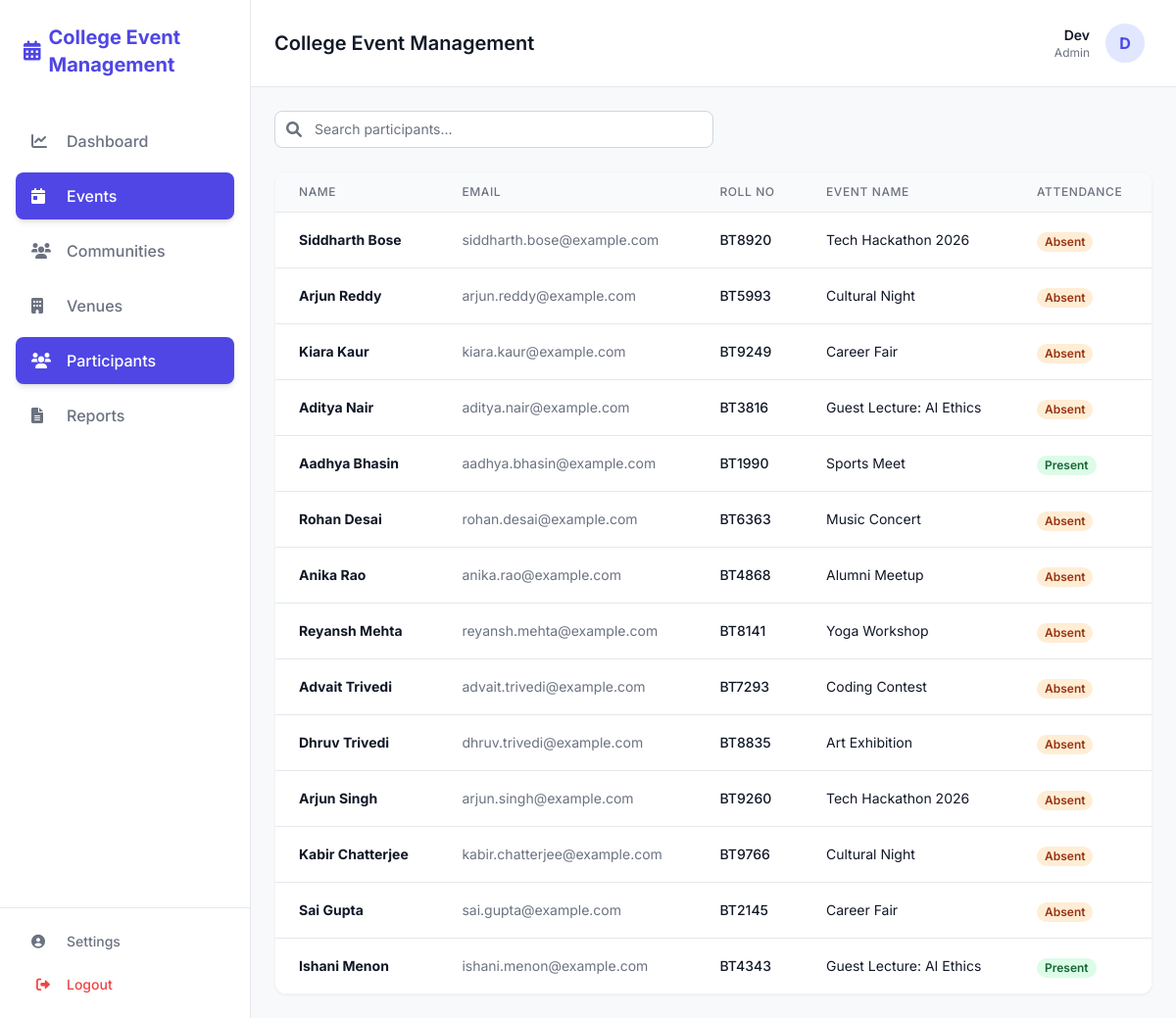
The page /events/participants/ (signed in) on the database its author committed.
### apps/accounts/models.py (models this page shows, shortened)
class User(AbstractUser):
    class Role(models.TextChoices):
        ADMIN = "ADMIN", "Admin"
        ORGANIZER = "ORGANIZER", "Organizer"
        STUDENT = "STUDENT", "Student"
    role = models.CharField(max_length=50, choices=Role.choices, default=Role.STUDENT)
    department = models.CharField(max_length=100, blank=True, null=True)
    year = models.IntegerField(blank=True, null=True)

### apps/events/models.py (models this page shows, shortened)
class Participant(models.Model):
    user = models.ForeignKey(settings.AUTH_USER_MODEL, on_delete=models.CASCADE, related_name='event_registrations')
    event = models.ForeignKey(Event, on_delete=models.CASCADE, related_name='participants')
    attendance_status = models.BooleanField(default=False)
    roll_no = models.CharField(max_length=20, blank=True, null=True)
    class Meta:
        unique_together = ('user', 'event')

class Event(models.Model):
    class Status(models.TextChoices):
        PENDING = "PENDING", "Pending"
        UPCOMING = "UPCOMING", "Upcoming"
        COMPLETED = "COMPLETED", "Completed"
        REJECTED = "REJECTED", "Rejected"
        DRAFT = "DRAFT", "Draft"
    title = models.CharField(max_length=200)
    description = models.TextField()
    start_time = models.DateTimeField()
    end_time = models.DateTimeField()
    organizer = models.ForeignKey(settings.AUTH_USER_MODEL, on_delete=models.CASCADE, related_name='organized_events', null=True)
    status = models.CharField(max_length=20, choices=Status.choices, default=Status.PENDING)
    venue = models.ForeignKey('resources.Resource', on_delete=models.SET_NULL, null=True, related_name='events')
    date = models.DateField(null=True)
    time = models.TimeField(null=True)
    budget = models.DecimalField(max_digits=10, decimal_places=2, default=0.00)
    collaborating_clubs = models.ManyToManyField('communities.Club', related_name='collaborations', blank=True)
    is_published = models.BooleanField(default=False)
    created_at = models.DateTimeField(auto_now_add=True)
    updated_at = models.DateTimeField(auto_now=True)

### apps/events/views.py (the view, shortened to what this page needs)
# urls.py: path('participants/', views.participant_list, name='participant_list'),
@login_required
def participant_list(request):
    participants = Participant.objects.all().select_related('user', 'event')
    query = request.GET.get('q')
    return render(request, 'events/participants.html', {'participants': participants})

### apps/events/templates/events/participants.html (shortened to what this page needs)
{% extends 'base.html' %}
{% block content %}
<div class="space-y-6">
    <div class="flex flex-col md:flex-row md:items-center justify-between gap-4">
        <div class="relative flex-1 max-w-md">
            <span class="absolute inset-y-0 left-0 pl-3 flex items-center text-textLight">
                <i class="fas fa-search"></i>
            </span>
            <form method="GET" action="">
                <input type="text" name="q" placeholder="Search participants..." value="{{ request.GET.q|default:'' }}"
                    class="block w-full pl-10 pr-3 py-2 border border-gray-300 rounded-lg leading-5 bg-white placeholder-gray-500 focus:outline-none focus:ring-primary focus:border-primary sm:text-sm">
            </form>
        </div>
    </div>
    <div class="bg-white rounded-xl border border-gray-100 shadow-sm overflow-hidden">
        <table class="min-w-full divide-y divide-gray-200">
            <thead class="bg-gray-50">
                <tr>
                    <th scope="col"
                        class="px-6 py-3 text-left text-xs font-medium text-textLight uppercase tracking-wider">Name
                    </th>
                    <th scope="col"
                        class="px-6 py-3 text-left text-xs font-medium text-textLight uppercase tracking-wider">Email
                    </th>
                    <th scope="col"
                        class="px-6 py-3 text-left text-xs font-medium text-textLight uppercase tracking-wider">Roll No
                    </th>
                    <th scope="col"
                        class="px-6 py-3 text-left text-xs font-medium text-textLight uppercase tracking-wider">Event
                        Name</th>
                    <th scope="col"
                        class="px-6 py-3 text-left text-xs font-medium text-textLight uppercase tracking-wider">
                        Attendance</th>
                </tr>
            </thead>
            <tbody class="bg-white divide-y divide-gray-200">
                {% for p in participants %}
                <tr class="hover:bg-gray-50 transition-colors">
                    <td class="px-6 py-4 whitespace-nowrap">
                        <div class="text-sm font-bold text-textDark">{{ p.user.get_full_name|default:p.user.username }}
                        </div>
                    </td>
                    <td class="px-6 py-4 whitespace-nowrap text-sm text-textLight">
                        {{ p.user.email }}
                    </td>
                    <td class="px-6 py-4 whitespace-nowrap text-sm text-textDark font-medium">
                        {{ p.roll_no|default:"N/A" }}
                    </td>
                    <td class="px-6 py-4 whitespace-nowrap text-sm text-textDark">
                        {{ p.event.title }}
                    </td>
                    <td class="px-6 py-4 whitespace-nowrap">
                        <span
                            class="px-2 inline-flex text-xs leading-5 font-semibold rounded-full {% if p.attendance_status %}bg-green-100 text-green-800{% else %}bg-orange-100 text-orange-800{% endif %}">
                            {{ p.attendance_status|yesno:"Present,Absent" }}
                        </span>
                    </td>
                </tr>
                {% empty %}
                <tr>
                    <td colspan="5" class="px-6 py-10 text-center text-textLight text-sm">
                        No participants registered yet.
                    </td>
                </tr>
                {% endfor %}
            </tbody>
        </table>
    </div>
</div>
{% endblock %}

### apps/core/templates/components/navbar.html
<header class="bg-white border-b border-gray-200 sticky top-0 z-50 px-6 py-4 flex items-center justify-between">
    <div class="flex items-center space-x-4">
        <h2 class="text-xl font-semibold text-textDark">College Event Management</h2>
    </div>
    <a href="{% url 'profile' %}"
        class="flex items-center space-x-4 hover:bg-gray-50 p-2 rounded-lg transition-colors cursor-pointer">
        <div class="text-right hidden md:block">
            <p class="text-sm font-semibold text-textDark">{{ user.username }}</p>
            <p class="text-xs text-textLight capitalize">{{ user.role|lower }}</p>
        </div>
        <div class="h-10 w-10 rounded-full bg-indigo-100 flex items-center justify-center text-primary font-bold">
            {{ user.username|first|upper }}
        </div>
    </a>
</header>

### apps/core/templates/base.html (style rules this page uses)
body { font-family: 'Inter', sans-serif; background-color: #F8F9FB; color: #111827; }

### rows shown on the page
User: username "Dev", role "Admin", username|first "D"
Participant: user.get_full_name "Siddharth Bose", user.email "siddharth.bose@example.com", roll_no "BT8920", event "Tech Hackathon 2026", attendance_status "Absent"
Participant: user.get_full_name "Arjun Reddy", user.email "arjun.reddy@example.com", roll_no "BT5993", event "Cultural Night", attendance_status "Absent"
Participant: user.get_full_name "Kiara Kaur", user.email "kiara.kaur@example.com", roll_no "BT9249", event "Career Fair", attendance_status "Absent"
Participant: user.get_full_name "Aditya Nair", user.email "aditya.nair@example.com", roll_no "BT3816", event "Guest Lecture: AI Ethics", attendance_status "Absent"
Participant: user.get_full_name "Aadhya Bhasin", user.email "aadhya.bhasin@example.com", roll_no "BT1990", event "Sports Meet", attendance_status "Present"
Participant: user.get_full_name "Rohan Desai", user.email "rohan.desai@example.com", roll_no "BT6363", event "Music Concert", attendance_status "Absent"
Participant: user.get_full_name "Anika Rao", user.email "anika.rao@example.com", roll_no "BT4868", event "Alumni Meetup", attendance_status "Absent"
Participant: user.get_full_name "Reyansh Mehta", user.email "reyansh.mehta@example.com", roll_no "BT8141", event "Yoga Workshop", attendance_status "Absent"
Participant: user.get_full_name "Advait Trivedi", user.email "advait.trivedi@example.com", roll_no "BT7293", event "Coding Contest", attendance_status "Absent"
Participant: user.get_full_name "Dhruv Trivedi", user.email "dhruv.trivedi@example.com", roll_no "BT8835", event "Art Exhibition", attendance_status "Absent"
Participant: user.get_full_name "Arjun Singh", user.email "arjun.singh@example.com", roll_no "BT9260", event "Tech Hackathon 2026", attendance_status "Absent"
Participant: user.get_full_name "Kabir Chatterjee", user.email "kabir.chatterjee@example.com", roll_no "BT9766", event "Cultural Night", attendance_status "Absent"
Participant: user.get_full_name "Sai Gupta", user.email "sai.gupta@example.com", roll_no "BT2145", event "Career Fair", attendance_status "Absent"
Participant: user.get_full_name "Ishani Menon", user.email "ishani.menon@example.com", roll_no "BT4343", event "Guest Lecture: AI Ethics", attendance_status "Present"
